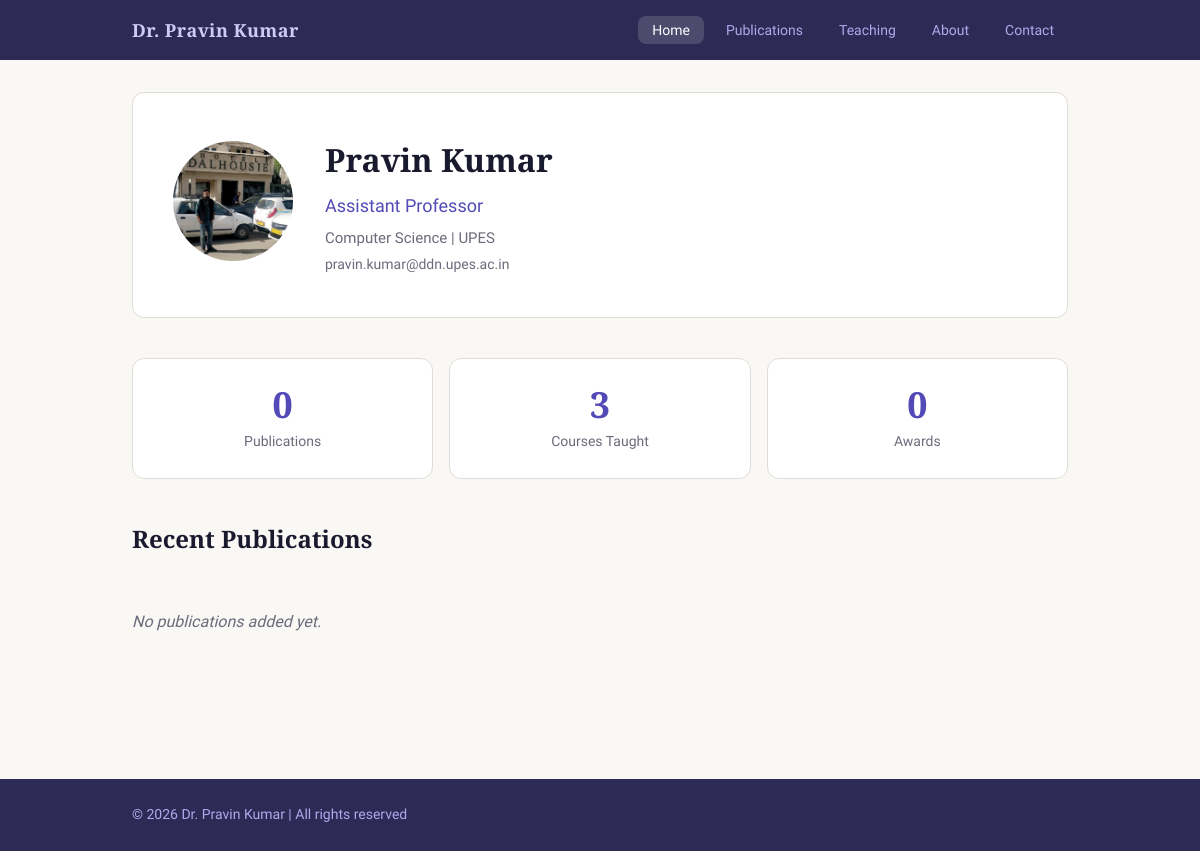
Before: / with the older database file.
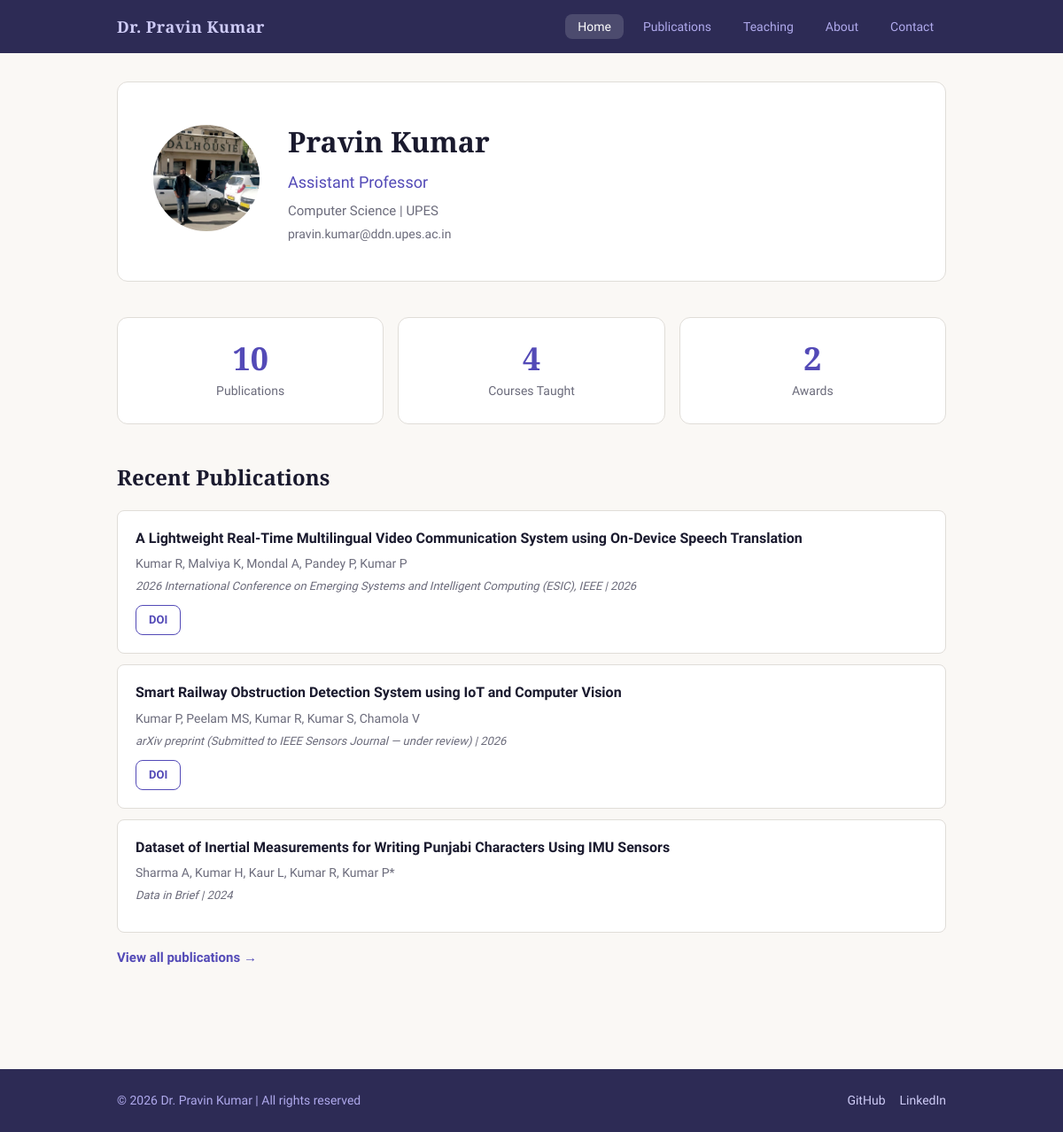
After: the same page with the newer database file.
### models.py (models this page shows)
class Profile(db.Model):
    id = db.Column(db.Integer, primary_key=True)
    name = db.Column(db.String(100), nullable=False)
    designation = db.Column(db.String(100))
    department = db.Column(db.String(200))
    university = db.Column(db.String(200))
    bio = db.Column(db.Text)
    email = db.Column(db.String(120))
    phone = db.Column(db.String(20))
    office = db.Column(db.String(100))
    google_scholar = db.Column(db.String(300))
    github = db.Column(db.String(300))
    linkedin = db.Column(db.String(300))
    profile_image = db.Column(db.String(300))

class Publication(db.Model):
    id = db.Column(db.Integer, primary_key=True)
    title = db.Column(db.String(500), nullable=False)
    authors = db.Column(db.String(500))
    journal = db.Column(db.String(300))
    year = db.Column(db.Integer)
    category = db.Column(db.String(50))  # Journal, Conference, Book Chapter
    doi = db.Column(db.String(300))
    abstract = db.Column(db.Text)
    pdf_filename = db.Column(db.String(300))

### app.py (the view)
@app.route('/')
def index():
    profile = Profile.query.first()
    recent_papers = Publication.query.order_by(Publication.year.desc()).limit(3).all()
    total_publications = Publication.query.count()
    total_courses = Course.query.count()
    total_awards = Award.query.count()
    return render_template('index.html',
                           profile=profile,
                           recent_papers=recent_papers,
                           total_publications=total_publications,
                           total_courses=total_courses,
                           total_awards=total_awards)

### templates/index.html (shortened to what this page needs)
{% extends 'base.html' %}
{% block content %}
<section class="hero">
    <div class="hero-content">
        <div class="hero-image">
            {% if profile and profile.profile_image %}
                <img src="{{ url_for('static', filename='images/' + profile.profile_image) }}" alt="Profile Photo">
            {% endif %}
        </div>
        <div class="hero-text">
            <h1>{{ profile.name if profile else 'Your Name' }}</h1>
            <p class="hero-designation">{{ profile.designation if profile else 'Assistant Professor' }}</p>
            <p class="hero-department">{{ profile.department if profile else 'Department' }} | {{ profile.university if profile else 'University' }}</p>
            <p class="hero-email">{{ profile.email if profile else 'email@university.edu' }}</p>
        </div>
    </div>
</section>
<section class="stats-section">
    <div class="stats-grid">
        <div class="stat-card">
            <span class="stat-number">{{ total_publications }}</span>
            <span class="stat-label">Publications</span>
        </div>
        <div class="stat-card">
            <span class="stat-number">{{ total_courses }}</span>
            <span class="stat-label">Courses Taught</span>
        </div>
        <div class="stat-card">
            <span class="stat-number">{{ total_awards }}</span>
            <span class="stat-label">Awards</span>
        </div>
    </div>
</section>
<section class="recent-section">
    <h2>Recent Publications</h2>
    <div class="recent-papers">
        {% for paper in recent_papers %}
        <div class="paper-card">
            <h3>{{ paper.title }}</h3>
            <p class="paper-authors">{{ paper.authors }}</p>
            <p class="paper-journal">{{ paper.journal }} | {{ paper.year }}</p>
            <div class="paper-links">
                {% if paper.doi %}
                    <a href="{{ paper.doi }}" target="_blank" class="btn-small btn-outline">DOI</a>
                {% endif %}
            </div>
        </div>
        {% else %}
            <p class="no-data">No publications added yet.</p>
        {% endfor %}
    </div>
    {% if total_publications > 3 %}
        <a href="{{ url_for('publications') }}" class="view-all-link">View all publications →</a>
    {% endif %}
</section>
{% endblock %}

### templates/base.html (shortened to what this page needs)
<!DOCTYPE html>
<html lang="en">
<head>
    <link rel="stylesheet" href="{{ url_for('static', filename='css/style.css') }}">
</head>
<body>
    <nav class="navbar">
        <div class="nav-container">
            <a href="{{ url_for('index') }}" class="nav-logo">
                {% if profile and profile.name %}
                    Dr. {{ profile.name }}
                {% else %}
                    My Portfolio
                {% endif %}
            </a>
            <ul class="nav-links">
                <li><a href="{{ url_for('index') }}" class="{{ 'active' if request.endpoint == 'index' }}">Home</a></li>
                <li><a href="{{ url_for('publications') }}" class="{{ 'active' if request.endpoint == 'publications' }}">Publications</a></li>
                <li><a href="{{ url_for('teaching') }}" class="{{ 'active' if request.endpoint == 'teaching' }}">Teaching</a></li>
                <li><a href="{{ url_for('about') }}" class="{{ 'active' if request.endpoint == 'about' }}">About</a></li>
                <li><a href="{{ url_for('contact') }}" class="{{ 'active' if request.endpoint == 'contact' }}">Contact</a></li>
            </ul>
        </div>
    </nav>
    <main class="main-content">
        {% block content %}{% endblock %}
    </main>
    <footer class="footer">
        <div class="footer-container">
            <p>&copy; 2026
                {% if profile and profile.name %}
                    Dr. {{ profile.name }}
                {% else %}
                    My Portfolio
                {% endif %}
                | All rights reserved
            </p>
            <div class="footer-links">
                {% if profile and profile.github %}
                    <a href="{{ profile.github }}" target="_blank">GitHub</a>
                {% endif %}
                {% if profile and profile.linkedin %}
                    <a href="{{ profile.linkedin }}" target="_blank">LinkedIn</a>
                {% endif %}
            </div>
        </div>
    </footer>
</body>
</html>

### static/css/style.css (style rules this page uses)
:root { --primary: #2d2b55; --primary-light: #534ab7; --primary-pale: #eeedfe; --accent: #c44d2a; --text-dark: #1a1a2e; --text-muted: #6b6b7b; --bg-page: #faf8f5; --bg-white: #ffffff; --bg-light: #f5f3f0; --border: #e0ddd8; --success: #0f6e56; --success-bg: #e1f5ee; --danger: #a32d2d; --danger-bg: #fcebeb; --amber: #ba7517; --amber-bg: #faeeda; --info: #185fa5; --info-bg: #e6f1fb; --radius: 8px; --radius-lg: 12px; --shadow: 0 2px 16px rgba(26, 26, 46, 0.06); --shadow-hover: 0 6px 24px rgba(26, 26, 46, 0.1); --font-heading: 'Playfair Display', Georgia, serif; --font-body: 'Source Sans 3', 'Segoe UI', sans-serif; --max-width: 1000px; }
* { margin: 0; padding: 0; box-sizing: border-box; }
html { scroll-behavior: smooth; }
body { font-family: var(--font-body); background: var(--bg-page); color: var(--text-dark); line-height: 1.7; font-size: 16px; }
a { color: var(--primary-light); text-decoration: none; transition: color 0.2s; }
img { max-width: 100%; height: auto; }
.navbar { background: var(--primary); padding: 0; position: sticky; top: 0; z-index: 100; }
.nav-container { max-width: var(--max-width); margin: 0 auto; padding: 0 2rem; display: flex; justify-content: space-between; align-items: center; height: 60px; }
.nav-logo { font-family: var(--font-heading); font-size: 18px; font-weight: 700; color: #cecbf6; letter-spacing: 0.5px; }
.nav-links { list-style: none; display: flex; gap: 8px; }
.nav-links a { color: #afa9ec; font-size: 14px; font-weight: 500; padding: 6px 14px; border-radius: var(--radius); transition: all 0.2s; }
.nav-links a.active { color: #ffffff; background: rgba(255, 255, 255, 0.15); }
.main-content { max-width: var(--max-width); margin: 0 auto; padding: 2rem; min-height: calc(100vh - 160px); }
.hero { margin-bottom: 2.5rem; }
.hero-content { display: flex; align-items: center; gap: 2rem; background: var(--bg-white); padding: 2.5rem; border-radius: var(--radius-lg); border: 1px solid var(--border); }
.hero-image img { width: 120px; height: 120px; border-radius: 50%; object-fit: cover; }
.hero-text h1 { font-family: var(--font-heading); font-size: 32px; font-weight: 900; margin-bottom: 4px; color: var(--text-dark); }
.hero-designation { font-size: 18px; font-weight: 500; color: var(--primary-light); margin-bottom: 4px; }
.hero-department { font-size: 15px; color: var(--text-muted); margin-bottom: 2px; }
.hero-email { font-size: 14px; color: var(--text-muted); }
.stats-section { margin-bottom: 2.5rem; }
.stats-grid { display: grid; grid-template-columns: repeat(3, 1fr); gap: 16px; }
.stat-card { background: var(--bg-white); border: 1px solid var(--border); border-radius: var(--radius-lg); padding: 1.5rem; text-align: center; }
.stat-number { display: block; font-family: var(--font-heading); font-size: 36px; font-weight: 900; color: var(--primary-light); line-height: 1.2; }
.stat-label { display: block; font-size: 14px; color: var(--text-muted); margin-top: 4px; }
.recent-section { margin-bottom: 2rem; }
.recent-section h2 { font-family: var(--font-heading); font-size: 24px; margin-bottom: 1rem; }
.recent-papers { display: flex; flex-direction: column; gap: 12px; }
.paper-card { background: var(--bg-white); border: 1px solid var(--border); border-radius: var(--radius); padding: 1.25rem; transition: box-shadow 0.2s; }
.paper-card h3 { font-size: 16px; font-weight: 600; margin-bottom: 6px; line-height: 1.4; }
.paper-authors { font-size: 14px; color: var(--text-muted); margin-bottom: 2px; }
.paper-journal { font-size: 13px; color: var(--text-muted); font-style: italic; }
.paper-links { margin-top: 10px; display: flex; gap: 8px; }
.view-all-link { display: inline-block; margin-top: 1rem; font-weight: 600; font-size: 15px; }
.btn-small { display: inline-block; padding: 5px 14px; font-size: 13px; font-weight: 600; border-radius: var(--radius); background: var(--primary-light); color: #ffffff; transition: all 0.2s; border: none; cursor: pointer; }
.btn-outline { background: transparent; color: var(--primary-light); border: 1px solid var(--primary-light); }
.footer { background: var(--primary); padding: 1.5rem 0; margin-top: 3rem; }
.footer-container { max-width: var(--max-width); margin: 0 auto; padding: 0 2rem; display: flex; justify-content: space-between; align-items: center; }
.footer p { color: #afa9ec; font-size: 14px; }
.footer-links { display: flex; gap: 16px; }
.footer-links a { color: #cecbf6; font-size: 14px; }

Changed rows visible on the page:
added Publication: title "A Lightweight Real-Time Multilingual Video Communication System using On-Device Speech Translation", authors "Kumar R, Malviya K, Mondal A, Pandey P, Kumar P", journal "2026 International Conference on Emerging Systems and Intelligent Computing (ESIC), IEEE", year "2026"
added Publication: title "Smart Railway Obstruction Detection System using IoT and Computer Vision", authors "Kumar P, Peelam MS, Kumar R, Kumar S, Chamola V", journal "arXiv preprint (Submitted to IEEE Sensors Journal — under review)", year "2026"
added Publication: title "Dataset of Inertial Measurements for Writing Punjabi Characters Using IMU Sensors", authors "Sharma A, Kumar H, Kaur L, Kumar R, Kumar P*", journal "Data in Brief", year "2024"
Other visible differences:
{{ total_publications }}: "0" → "10"
{{ total_courses }}: "3" → "4"
{{ total_awards }}: "0" → "2"
text no longer shown: "No publications added yet."
text now shown: "View all publications → GitHub LinkedIn"
